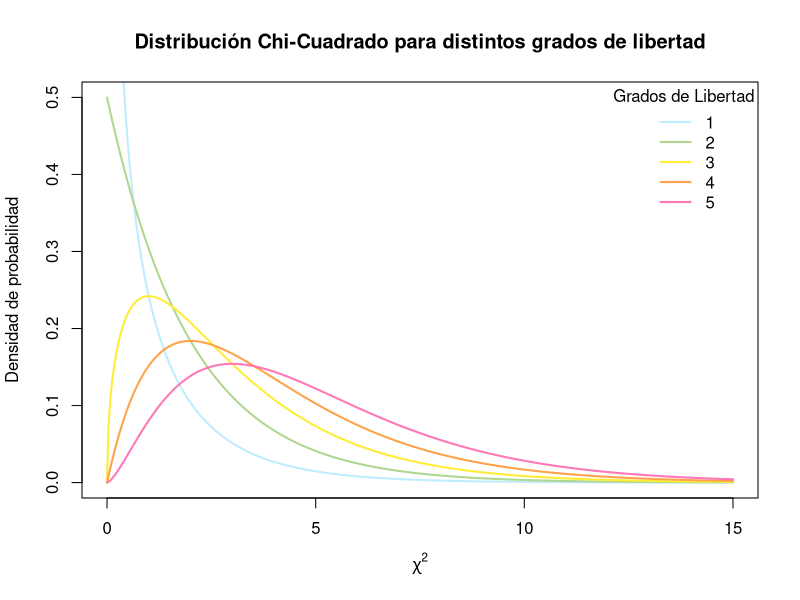
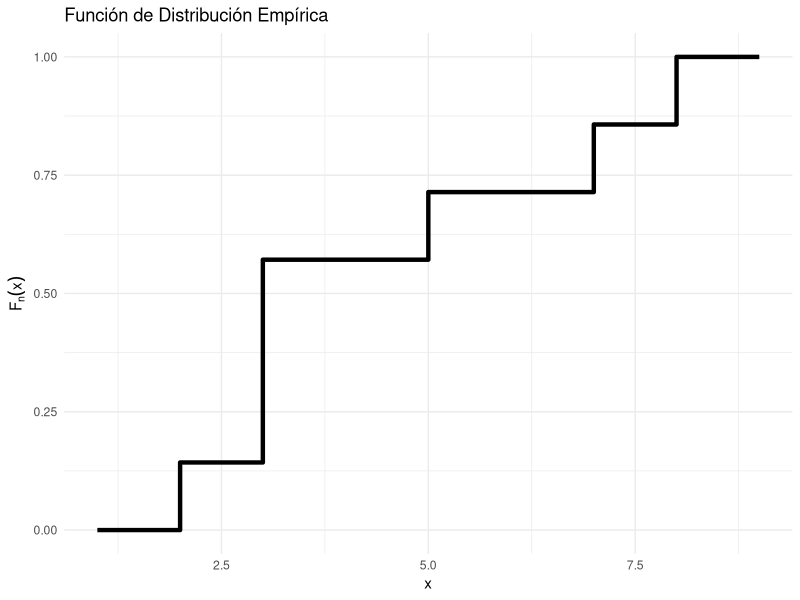
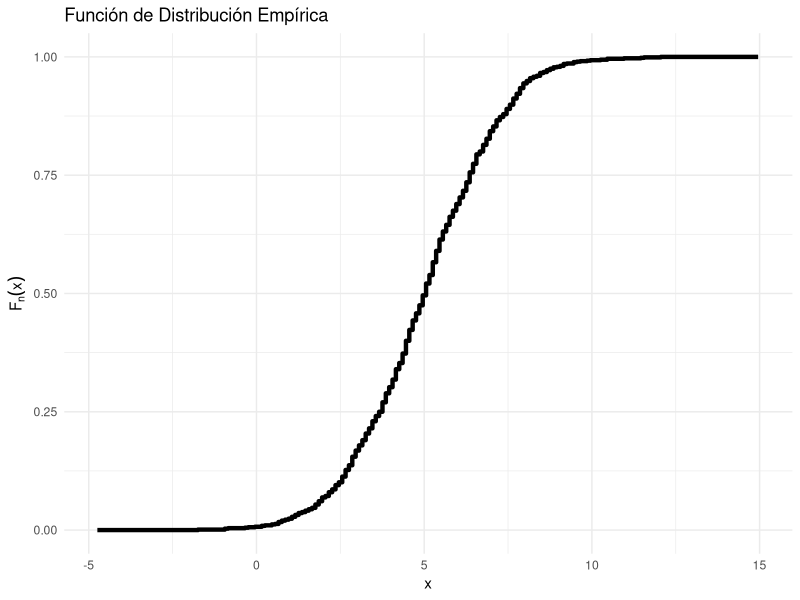
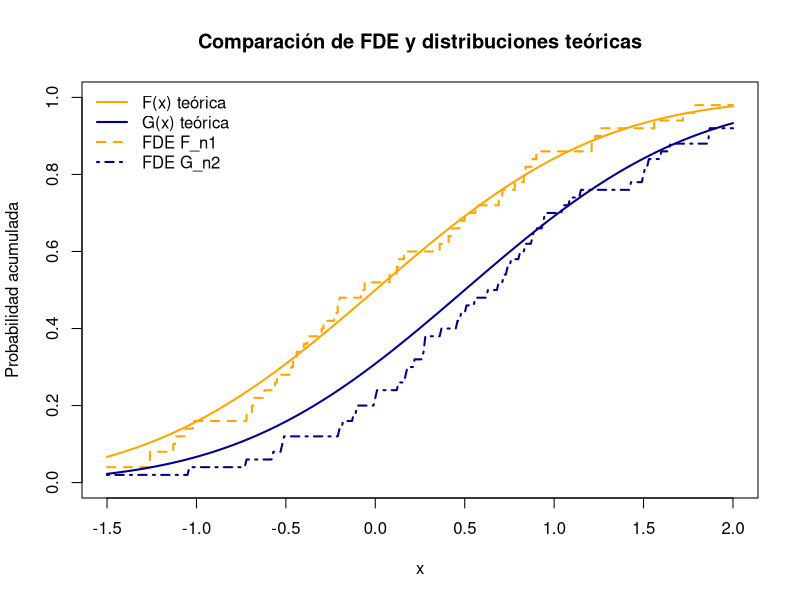

The R script that drew these images, in order:
## ---- chunk 1
# Valores para la variable x
x <- seq(0, 15, length.out = 500)

# Crear un gráfico base con los grados de libertad k = 1
plot(
  x, dchisq(x, df = 1), type = "l", lwd = 2, col = "#BFECFF",
  xlab = expression(chi^2), ylab = "Densidad de probabilidad",
  main = "Distribución Chi-Cuadrado para distintos grados de libertad",
  ylim = c(0, 0.5)
)

# Añadir líneas para diferentes grados de libertad
lines(x, dchisq(x, df = 2), lwd = 2, col = "#B1D690")
lines(x, dchisq(x, df = 3), lwd = 2, col = "#FEEC37")
lines(x, dchisq(x, df = 4), lwd = 2, col = "#FFA24C")
lines(x, dchisq(x, df = 5), lwd = 2, col = "#FF77B7")

# Añadir una leyenda
legend(
  "topright", legend = c("1", "2", "3", "4", "5"),
  col = c("#BFECFF", "#B1D690", "#FEEC37", "#FFA24C", "#FF77B7"), lwd = 2, bty = "n",
  title = "Grados de Libertad"
)

## ---- chunk 2
# Cálculo de la FDE usando R
library(ggplot2)

# Definir los datos
X <- c(2, 3, 3, 3, 5, 7, 8)

# Función de distribución empírica
ecdf_X <- ecdf(X)

# Valores para evaluar la FDE
x_values <- seq(1, 9, by = 0.5) # Generar una secuencia de valores

# Calcular FDE para los valores de x
fde_values <- ecdf_X(x_values)

# Crear un data frame para mostrar los resultados
resultados_fde <- data.frame(x = x_values, FDE = fde_values)

# Graficar la FDE con ggplot2
ggplot(resultados_fde, aes(x = x, y = FDE)) +
  geom_step(color = "black", size = 1.5) + # Gráfico de escalones
  labs(title = "Función de Distribución Empírica", 
       x = "x", 
       y = expression(F[n](x))) +
  theme_minimal() 
## ---- chunk 3
# Cargar la librería
library(ggplot2)

# Generar un conjunto de datos aleatorio (1000 datos) de una distribución normal
set.seed(42) # Para reproducibilidad
X <- rnorm(1000, mean = 5, sd = 2) # Media de 5 y desviación estándar de 2

# Función de distribución empírica
ecdf_X <- ecdf(X)

# Valores para evaluar la FDE
x_values <- seq(min(X) - 3, max(X) + 3, by = 0.1) # Generar una secuencia de valores

# Calcular FDE para los valores de x
fde_values <- ecdf_X(x_values)

# Crear un data frame para mostrar los resultados
resultados_fde <- data.frame(x = x_values, FDE = fde_values)

# Graficar la FDE con ggplot2
ggplot(resultados_fde, aes(x = x, y = FDE)) +
  geom_step(color = "black", size = 1.5) + # Gráfico de escalones
  labs(title = "Función de Distribución Empírica", 
       x = "x", 
       y = expression(F[n](x))) +
  theme_minimal() + # Tema minimalista
  xlim(min(X) - 3, max(X) + 3) + # Limitar el eje x
  ylim(0, 1) # Limitar el eje y

## ---- chunk 4
# Generar datos de dos distribuciones
set.seed(123)
data1 <- rnorm(50, mean = 0, sd = 1) # Muestra 1 (distribución normal con media 0)
data2 <- rnorm(50, mean = 0.5, sd = 1) # Muestra 2 (distribución normal con media 0.5)

# Crear funciones de distribución empírica
ecdf1 <- ecdf(data1)
ecdf2 <- ecdf(data2)

# Valores teóricos
x_values <- seq(-1.5, 2, by = 0.01)
F_theoretical <- pnorm(x_values, mean = 0, sd = 1)     # F(x)
G_theoretical <- pnorm(x_values, mean = 0.5, sd = 1)   # G(x)

# Crear un data frame para las curvas
data_plot <- data.frame(
  x = x_values,
  F_theoretical = F_theoretical,
  G_theoretical = G_theoretical,
  F_empirical = ecdf1(x_values),
  G_empirical = ecdf2(x_values)
)

# Gráfico
plot(x_values, ecdf1(x_values), type = "s", col = "orange", lty = 2,lwd=2,
     main = "Comparación de FDE y distribuciones teóricas",
     xlab = "x", ylab = "Probabilidad acumulada",
     ylim = c(0, 1))
lines(x_values, F_theoretical, col = "orange", lwd = 2)
lines(x_values, ecdf2(x_values), col = "darkblue", lty = 4,lwd=2)
lines(x_values, G_theoretical, col = "darkblue", lwd = 2)

# Agregar la leyenda
legend("topleft", legend = c("F(x) teórica", "G(x) teórica", "FDE F_n1", "FDE G_n2"),
       col = c("orange", "darkblue", "orange", "darkblue"),
       lty = c(1, 1, 2, 4), lwd = c(2, 2, 2, 2), bty = "n")

